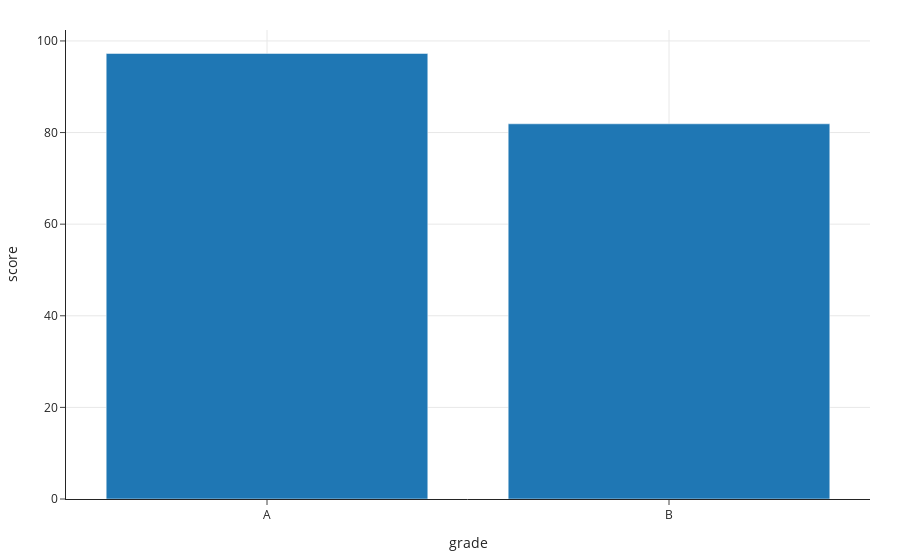

Notebook code for this chart:
### Markdown cell above
How about the distribution of average inspection `'score'` per `'grade'`?

### Code cell
scores = (
    insp[['grade', 'score']]
    .dropna()
    .groupby('grade')
    .mean()
    .reset_index()
)
# x= and y= are columns of scores. Convenient!
px.bar(scores, x='grade', y='score')

### Figure 1 — Plotly figure (JSON) as saved in the notebook; plotly's stock layout.template omitted (floating-point values rounded to 4 significant figures)
{"data": [{"alignmentgroup": "True", "hovertemplate": "grade=%{x}<br>score=%{y}<extra></extra>", "legendgroup": "", "marker": {"color": "#1F77B4", "pattern": {"shape": ""}}, "name": "", "offsetgroup": "", "orientation": "v", "showlegend": false, "textposition": "auto", "type": "bar", "x": ["A", "B"], "xaxis": "x", "y": [97.27, 81.91], "yaxis": "y"}], "layout": {"autosize": true, "barmode": "relative", "legend": {"tracegroupgap": 0}, "xaxis": {"anchor": "y", "autorange": true, "domain": [0, 1], "range": [-0.5, 1.5], "title": {"text": "grade"}, "type": "category"}, "yaxis": {"anchor": "x", "autorange": true, "domain": [0, 1], "range": [0, 102.4], "title": {"text": "score"}, "type": "linear"}}}
